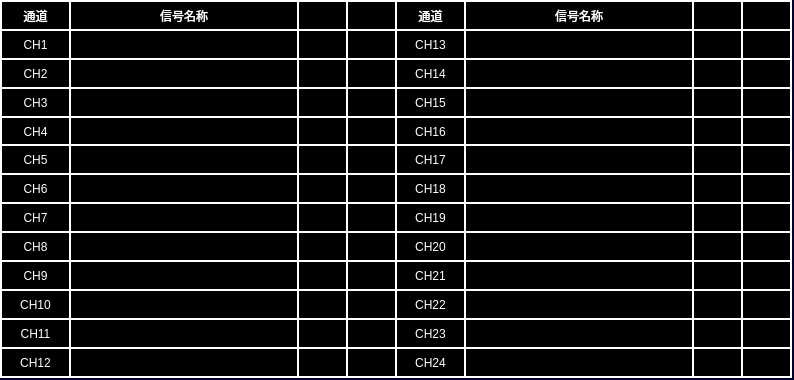
 <widget class="QWidget" name="DIControl">
  <property name="geometry">
   <rect>
    <x>0</x>
    <y>0</y>
    <width>794</width>
    <height>380</height>
   </rect>
  </property>
  <property name="windowTitle">
   <string>Form</string>
  </property>
  <property name="styleSheet">
   <string notr="true">QWidget
{
background-color: rgb(0, 0, 50);
}


QLabel
{
	font: 16px &quot;微软雅黑&quot;;
	color: white;
	border:2px solid white;
	background-color:black;
}</string>
  </property>
  <widget class="QLabel" name="TrainType1">
   <property name="geometry">
    <rect>
     <x>297</x>
     <y>0</y>
     <width>51</width>
     <height>31</height>
    </rect>
   </property>
   <property name="text">
    <string/>
   </property>
   <property name="alignment">
    <set>Qt::AlignCenter</set>
   </property>
  </widget>
  <widget class="QLabel" name="TrainType4">
   <property name="geometry">
    <rect>
     <x>741</x>
     <y>0</y>
     <width>51</width>
     <height>31</height>
    </rect>
   </property>
   <property name="text">
    <string/>
   </property>
   <property name="alignment">
    <set>Qt::AlignCenter</set>
   </property>
  </widget>
  <widget class="QLabel" name="lblTitle_2">
   <property name="geometry">
    <rect>
     <x>0</x>
     <y>0</y>
     <width>71</width>
     <height>31</height>
    </rect>
   </property>
   <property name="text">
    <string>通道</string>
   </property>
   <property name="alignment">
    <set>Qt::AlignCenter</set>
   </property>
  </widget>
  <widget class="QLabel" name="lblTitle_7">
   <property name="geometry">
    <rect>
     <x>464</x>
     <y>0</y>
     <width>230</width>
     <height>31</height>
    </rect>
   </property>
   <property name="text">
    <string>信号名称</string>
   </property>
   <property name="alignment">
    <set>Qt::AlignCenter</set>
   </property>
  </widget>
  <widget class="QLabel" name="TrainType3">
   <property name="geometry">
    <rect>
     <x>692</x>
     <y>0</y>
     <width>51</width>
     <height>31</height>
    </rect>
   </property>
   <property name="text">
    <string/>
   </property>
   <property name="alignment">
    <set>Qt::AlignCenter</set>
   </property>
  </widget>
  <widget class="QLabel" name="TrainType2">
   <property name="geometry">
    <rect>
     <x>346</x>
     <y>0</y>
     <width>51</width>
     <height>31</height>
    </rect>
   </property>
   <property name="text">
    <string/>
   </property>
   <property name="alignment">
    <set>Qt::AlignCenter</set>
   </property>
  </widget>
  <widget class="QLabel" name="lblTitle_3">
   <property name="geometry">
    <rect>
     <x>69</x>
     <y>0</y>
     <width>230</width>
     <height>31</height>
    </rect>
   </property>
   <property name="text">
    <string>信号名称</string>
   </property>
   <property name="alignment">
    <set>Qt::AlignCenter</set>
   </property>
  </widget>
  <widget class="QLabel" name="lblTitle_9">
   <property name="geometry">
    <rect>
     <x>395</x>
     <y>0</y>
     <width>71</width>
     <height>31</height>
    </rect>
   </property>
   <property name="text">
    <string>通道</string>
   </property>
   <property name="alignment">
    <set>Qt::AlignCenter</set>
   </property>
  </widget>
  <widget class="QLabel" name="lbl_CH1">
   <property name="geometry">
    <rect>
     <x>0</x>
     <y>29</y>
     <width>71</width>
     <height>31</height>
    </rect>
   </property>
   <property name="text">
    <string>CH1</string>
   </property>
   <property name="alignment">
    <set>Qt::AlignCenter</set>
   </property>
  </widget>
  <widget class="QLabel" name="lbl_CH1_State1">
   <property name="geometry">
    <rect>
     <x>297</x>
     <y>29</y>
     <width>51</width>
     <height>31</height>
    </rect>
   </property>
   <property name="text">
    <string/>
   </property>
   <property name="alignment">
    <set>Qt::AlignCenter</set>
   </property>
  </widget>
  <widget class="QLabel" name="lbl_CH1_State2">
   <property name="geometry">
    <rect>
     <x>346</x>
     <y>29</y>
     <width>51</width>
     <height>31</height>
    </rect>
   </property>
   <property name="text">
    <string/>
   </property>
   <property name="alignment">
    <set>Qt::AlignCenter</set>
   </property>
  </widget>
  <widget class="QLabel" name="lbl_CH13">
   <property name="geometry">
    <rect>
     <x>395</x>
     <y>29</y>
     <width>71</width>
     <height>31</height>
    </rect>
   </property>
   <property name="text">
    <string>CH13</string>
   </property>
   <property name="alignment">
    <set>Qt::AlignCenter</set>
   </property>
  </widget>
  <widget class="QLabel" name="lbl_CH13_State1">
   <property name="geometry">
    <rect>
     <x>692</x>
     <y>29</y>
     <width>51</width>
     <height>31</height>
    </rect>
   </property>
   <property name="text">
    <string/>
   </property>
   <property name="alignment">
    <set>Qt::AlignCenter</set>
   </property>
  </widget>
  <widget class="QLabel" name="lbl_CH13_Name">
   <property name="geometry">
    <rect>
     <x>464</x>
     <y>29</y>
     <width>230</width>
     <height>31</height>
    </rect>
   </property>
   <property name="text">
    <string/>
   </property>
   <property name="alignment">
    <set>Qt::AlignCenter</set>
   </property>
  </widget>
  <widget class="QLabel" name="lbl_CH1_Name">
   <property name="geometry">
    <rect>
     <x>69</x>
     <y>29</y>
     <width>230</width>
     <height>31</height>
    </rect>
   </property>
   <property name="text">
    <string/>
   </property>
   <property name="alignment">
    <set>Qt::AlignCenter</set>
   </property>
  </widget>
  <widget class="QLabel" name="lbl_CH13_State2">
   <property name="geometry">
    <rect>
     <x>741</x>
     <y>29</y>
     <width>51</width>
     <height>31</height>
    </rect>
   </property>
   <property name="text">
    <string/>
   </property>
   <property name="alignment">
    <set>Qt::AlignCenter</set>
   </property>
  </widget>
  <widget class="QLabel" name="lbl_CH14_State2">
   <property name="geometry">
    <rect>
     <x>741</x>
     <y>58</y>
     <width>51</width>
     <height>31</height>
    </rect>
   </property>
   <property name="text">
    <string/>
   </property>
   <property name="alignment">
    <set>Qt::AlignCenter</set>
   </property>
  </widget>
  <widget class="QLabel" name="lbl_CH14_State1">
   <property name="geometry">
    <rect>
     <x>692</x>
     <y>58</y>
     <width>51</width>
     <height>31</height>
    </rect>
   </property>
   <property name="text">
    <string/>
   </property>
   <property name="alignment">
    <set>Qt::AlignCenter</set>
   </property>
  </widget>
  <widget class="QLabel" name="lbl_CH2_State2">
   <property name="geometry">
    <rect>
     <x>346</x>
     <y>58</y>
     <width>51</width>
     <height>31</height>
    </rect>
   </property>
   <property name="text">
    <string/>
   </property>
   <property name="alignment">
    <set>Qt::AlignCenter</set>
   </property>
  </widget>
  <widget class="QLabel" name="lbl_CH2_Name">
   <property name="geometry">
    <rect>
     <x>69</x>
     <y>58</y>
     <width>230</width>
     <height>31</height>
    </rect>
   </property>
   <property name="text">
    <string/>
   </property>
   <property name="alignment">
    <set>Qt::AlignCenter</set>
   </property>
  </widget>
  <widget class="QLabel" name="lbl_CH14_Name">
   <property name="geometry">
    <rect>
     <x>464</x>
     <y>58</y>
     <width>230</width>
     <height>31</height>
    </rect>
   </property>
   <property name="text">
    <string/>
   </property>
   <property name="alignment">
    <set>Qt::AlignCenter</set>
   </property>
  </widget>
  <widget class="QLabel" name="lbl_CH14">
   <property name="geometry">
    <rect>
     <x>395</x>
     <y>58</y>
     <width>71</width>
     <height>31</height>
    </rect>
   </property>
   <property name="text">
    <string>CH14</string>
   </property>
   <property name="alignment">
    <set>Qt::AlignCenter</set>
   </property>
  </widget>
  <widget class="QLabel" name="lbl_CH2_State1">
   <property name="geometry">
    <rect>
     <x>297</x>
     <y>58</y>
     <width>51</width>
     <height>31</height>
    </rect>
   </property>
   <property name="text">
    <string/>
   </property>
   <property name="alignment">
    <set>Qt::AlignCenter</set>
   </property>
  </widget>
  <widget class="QLabel" name="lbl_CH2">
   <property name="geometry">
    <rect>
     <x>0</x>
     <y>58</y>
     <width>71</width>
     <height>31</height>
    </rect>
   </property>
   <property name="text">
    <string>CH2</string>
   </property>
   <property name="alignment">
    <set>Qt::AlignCenter</set>
   </property>
  </widget>
  <widget class="QLabel" name="lbl_CH15">
   <property name="geometry">
    <rect>
     <x>395</x>
     <y>87</y>
     <width>71</width>
     <height>31</height>
    </rect>
   </property>
   <property name="text">
    <string>CH15</string>
   </property>
   <property name="alignment">
    <set>Qt::AlignCenter</set>
   </property>
  </widget>
  <widget class="QLabel" name="lbl_CH3">
   <property name="geometry">
    <rect>
     <x>0</x>
     <y>87</y>
     <width>71</width>
     <height>31</height>
    </rect>
   </property>
   <property name="text">
    <string>CH3</string>
   </property>
   <property name="alignment">
    <set>Qt::AlignCenter</set>
   </property>
  </widget>
  <widget class="QLabel" name="lbl_CH15_Name">
   <property name="geometry">
    <rect>
     <x>464</x>
     <y>87</y>
     <width>230</width>
     <height>31</height>
    </rect>
   </property>
   <property name="text">
    <string/>
   </property>
   <property name="alignment">
    <set>Qt::AlignCenter</set>
   </property>
  </widget>
  <widget class="QLabel" name="lbl_CH3_State1">
   <property name="geometry">
    <rect>
     <x>297</x>
     <y>87</y>
     <width>51</width>
     <height>31</height>
    </rect>
   </property>
   <property name="text">
    <string/>
   </property>
   <property name="alignment">
    <set>Qt::AlignCenter</set>
   </property>
  </widget>
  <widget class="QLabel" name="lbl_CH15_State2">
   <property name="geometry">
    <rect>
     <x>741</x>
     <y>87</y>
     <width>51</width>
     <height>31</height>
    </rect>
   </property>
   <property name="text">
    <string/>
   </property>
   <property name="alignment">
    <set>Qt::AlignCenter</set>
   </property>
  </widget>
  <widget class="QLabel" name="lbl_CH3_Name">
   <property name="geometry">
    <rect>
     <x>69</x>
     <y>87</y>
     <width>230</width>
     <height>31</height>
    </rect>
   </property>
   <property name="text">
    <string/>
   </property>
   <property name="alignment">
    <set>Qt::AlignCenter</set>
   </property>
  </widget>
  <widget class="QLabel" name="lbl_CH15_State1">
   <property name="geometry">
    <rect>
     <x>692</x>
     <y>87</y>
     <width>51</width>
     <height>31</height>
    </rect>
   </property>
   <property name="text">
    <string/>
   </property>
   <property name="alignment">
    <set>Qt::AlignCenter</set>
   </property>
  </widget>
  <widget class="QLabel" name="lbl_CH3_State2">
   <property name="geometry">
    <rect>
     <x>346</x>
     <y>87</y>
     <width>51</width>
     <height>31</height>
    </rect>
   </property>
   <property name="text">
    <string/>
   </property>
   <property name="alignment">
    <set>Qt::AlignCenter</set>
   </property>
  </widget>
  <widget class="QLabel" name="lbl_CH16_State2">
   <property name="geometry">
    <rect>
     <x>741</x>
     <y>116</y>
     <width>51</width>
     <height>31</height>
    </rect>
   </property>
   <property name="text">
    <string/>
   </property>
   <property name="alignment">
    <set>Qt::AlignCenter</set>
   </property>
  </widget>
  <widget class="QLabel" name="lbl_CH4_Name">
   <property name="geometry">
    <rect>
     <x>69</x>
     <y>116</y>
     <width>230</width>
     <height>31</height>
    </rect>
   </property>
   <property name="text">
    <string/>
   </property>
   <property name="alignment">
    <set>Qt::AlignCenter</set>
   </property>
  </widget>
  <widget class="QLabel" name="lbl_CH4_State2">
   <property name="geometry">
    <rect>
     <x>346</x>
     <y>116</y>
     <width>51</width>
     <height>31</height>
    </rect>
   </property>
   <property name="text">
    <string/>
   </property>
   <property name="alignment">
    <set>Qt::AlignCenter</set>
   </property>
  </widget>
  <widget class="QLabel" name="lbl_CH16_Name">
   <property name="geometry">
    <rect>
     <x>464</x>
     <y>116</y>
     <width>230</width>
     <height>31</height>
    </rect>
   </property>
   <property name="text">
    <string/>
   </property>
   <property name="alignment">
    <set>Qt::AlignCenter</set>
   </property>
  </widget>
  <widget class="QLabel" name="lbl_CH4">
   <property name="geometry">
    <rect>
     <x>0</x>
     <y>116</y>
     <width>71</width>
     <height>31</height>
    </rect>
   </property>
   <property name="text">
    <string>CH4</string>
   </property>
   <property name="alignment">
    <set>Qt::AlignCenter</set>
   </property>
  </widget>
  <widget class="QLabel" name="lbl_CH4_State1">
   <property name="geometry">
    <rect>
     <x>297</x>
     <y>116</y>
     <width>51</width>
     <height>31</height>
    </rect>
   </property>
   <property name="text">
    <string/>
   </property>
   <property name="alignment">
    <set>Qt::AlignCenter</set>
   </property>
  </widget>
  <widget class="QLabel" name="lbl_CH16">
   <property name="geometry">
    <rect>
     <x>395</x>
     <y>116</y>
     <width>71</width>
     <height>31</height>
    </rect>
   </property>
   <property name="text">
    <string>CH16</string>
   </property>
   <property name="alignment">
    <set>Qt::AlignCenter</set>
   </property>
  </widget>
  <widget class="QLabel" name="lbl_CH16_State1">
   <property name="geometry">
    <rect>
     <x>692</x>
     <y>116</y>
     <width>51</width>
     <height>31</height>
    </rect>
   </property>
   <property name="text">
    <string/>
   </property>
   <property name="alignment">
    <set>Qt::AlignCenter</set>
   </property>
  </widget>
  <widget class="QLabel" name="lbl_CH17">
   <property name="geometry">
    <rect>
     <x>395</x>
     <y>144</y>
     <width>71</width>
     <height>31</height>
    </rect>
   </property>
   <property name="text">
    <string>CH17</string>
   </property>
   <property name="alignment">
    <set>Qt::AlignCenter</set>
   </property>
  </widget>
  <widget class="QLabel" name="lbl_CH5">
   <property name="geometry">
    <rect>
     <x>0</x>
     <y>144</y>
     <width>71</width>
     <height>31</height>
    </rect>
   </property>
   <property name="text">
    <string>CH5</string>
   </property>
   <property name="alignment">
    <set>Qt::AlignCenter</set>
   </property>
  </widget>
  <widget class="QLabel" name="lbl_CH17_Name">
   <property name="geometry">
    <rect>
     <x>464</x>
     <y>144</y>
     <width>230</width>
     <height>31</height>
    </rect>
   </property>
   <property name="text">
    <string/>
   </property>
   <property name="alignment">
    <set>Qt::AlignCenter</set>
   </property>
  </widget>
  <widget class="QLabel" name="lbl_CH5_State1">
   <property name="geometry">
    <rect>
     <x>297</x>
     <y>144</y>
     <width>51</width>
     <height>31</height>
    </rect>
   </property>
   <property name="text">
    <string/>
   </property>
   <property name="alignment">
    <set>Qt::AlignCenter</set>
   </property>
  </widget>
  <widget class="QLabel" name="lbl_CH5_Name">
   <property name="geometry">
    <rect>
     <x>69</x>
     <y>144</y>
     <width>230</width>
     <height>31</height>
    </rect>
   </property>
   <property name="text">
    <string/>
   </property>
   <property name="alignment">
    <set>Qt::AlignCenter</set>
   </property>
  </widget>
  <widget class="QLabel" name="lbl_CH17_State2">
   <property name="geometry">
    <rect>
     <x>741</x>
     <y>144</y>
     <width>51</width>
     <height>31</height>
    </rect>
   </property>
   <property name="text">
    <string/>
   </property>
   <property name="alignment">
    <set>Qt::AlignCenter</set>
   </property>
  </widget>
  <widget class="QLabel" name="lbl_CH17_State1">
   <property name="geometry">
    <rect>
     <x>692</x>
     <y>144</y>
     <width>51</width>
     <height>31</height>
    </rect>
   </property>
   <property name="text">
    <string/>
   </property>
   <property name="alignment">
    <set>Qt::AlignCenter</set>
   </property>
  </widget>
  <widget class="QLabel" name="lbl_CH5_State2">
   <property name="geometry">
    <rect>
     <x>346</x>
     <y>144</y>
     <width>51</width>
     <height>31</height>
    </rect>
   </property>
   <property name="text">
    <string/>
   </property>
   <property name="alignment">
    <set>Qt::AlignCenter</set>
   </property>
  </widget>
  <widget class="QLabel" name="lbl_CH18">
   <property name="geometry">
    <rect>
     <x>395</x>
     <y>173</y>
     <width>71</width>
     <height>31</height>
    </rect>
   </property>
   <property name="text">
    <string>CH18</string>
   </property>
   <property name="alignment">
    <set>Qt::AlignCenter</set>
   </property>
  </widget>
  <widget class="QLabel" name="lbl_CH6">
   <property name="geometry">
    <rect>
     <x>0</x>
     <y>173</y>
     <width>71</width>
     <height>31</height>
    </rect>
   </property>
   <property name="text">
    <string>CH6</string>
   </property>
   <property name="alignment">
    <set>Qt::AlignCenter</set>
   </property>
  </widget>
  <widget class="QLabel" name="lbl_CH18_Name">
   <property name="geometry">
    <rect>
     <x>464</x>
     <y>173</y>
     <width>230</width>
     <height>31</height>
    </rect>
   </property>
   <property name="text">
    <string/>
   </property>
   <property name="alignment">
    <set>Qt::AlignCenter</set>
   </property>
  </widget>
  <widget class="QLabel" name="lbl_CH6_State1">
   <property name="geometry">
    <rect>
     <x>297</x>
     <y>173</y>
     <width>51</width>
     <height>31</height>
    </rect>
   </property>
   <property name="text">
    <string/>
   </property>
   <property name="alignment">
    <set>Qt::AlignCenter</set>
   </property>
  </widget>
  <widget class="QLabel" name="lbl_CH6_Name">
   <property name="geometry">
    <rect>
     <x>69</x>
     <y>173</y>
     <width>230</width>
     <height>31</height>
    </rect>
   </property>
   <property name="text">
    <string/>
   </property>
   <property name="alignment">
    <set>Qt::AlignCenter</set>
   </property>
  </widget>
  <widget class="QLabel" name="lbl_CH18_State2">
   <property name="geometry">
    <rect>
     <x>741</x>
     <y>173</y>
     <width>51</width>
     <height>31</height>
    </rect>
   </property>
   <property name="text">
    <string/>
   </property>
   <property name="alignment">
    <set>Qt::AlignCenter</set>
   </property>
  </widget>
  <widget class="QLabel" name="lbl_CH18_State1">
   <property name="geometry">
    <rect>
     <x>692</x>
     <y>173</y>
     <width>51</width>
     <height>31</height>
    </rect>
   </property>
   <property name="text">
    <string/>
   </property>
   <property name="alignment">
    <set>Qt::AlignCenter</set>
   </property>
  </widget>
  <widget class="QLabel" name="lbl_CH6_State2">
   <property name="geometry">
    <rect>
     <x>346</x>
     <y>173</y>
     <width>51</width>
     <height>31</height>
    </rect>
   </property>
   <property name="text">
    <string/>
   </property>
   <property name="alignment">
    <set>Qt::AlignCenter</set>
   </property>
  </widget>
  <widget class="QLabel" name="lbl_CH7_State1">
   <property name="geometry">
    <rect>
     <x>297</x>
     <y>202</y>
     <width>51</width>
     <height>31</height>
    </rect>
   </property>
   <property name="text">
    <string/>
   </property>
   <property name="alignment">
    <set>Qt::AlignCenter</set>
   </property>
  </widget>
  <widget class="QLabel" name="lbl_CH7_Name">
   <property name="geometry">
    <rect>
     <x>69</x>
     <y>202</y>
     <width>230</width>
     <height>31</height>
    </rect>
   </property>
   <property name="text">
    <string/>
   </property>
   <property name="alignment">
    <set>Qt::AlignCenter</set>
   </property>
  </widget>
  <widget class="QLabel" name="lbl_CH19_State2">
   <property name="geometry">
    <rect>
     <x>741</x>
     <y>202</y>
     <width>51</width>
     <height>31</height>
    </rect>
   </property>
   <property name="text">
    <string/>
   </property>
   <property name="alignment">
    <set>Qt::AlignCenter</set>
   </property>
  </widget>
  <widget class="QLabel" name="lbl_CH19_Name">
   <property name="geometry">
    <rect>
     <x>464</x>
     <y>202</y>
     <width>230</width>
     <height>31</height>
    </rect>
   </property>
   <property name="text">
    <string/>
   </property>
   <property name="alignment">
    <set>Qt::AlignCenter</set>
   </property>
  </widget>
  <widget class="QLabel" name="lbl_CH7">
   <property name="geometry">
    <rect>
     <x>0</x>
     <y>202</y>
     <width>71</width>
     <height>31</height>
    </rect>
   </property>
   <property name="text">
    <string>CH7</string>
   </property>
   <property name="alignment">
    <set>Qt::AlignCenter</set>
   </property>
  </widget>
  <widget class="QLabel" name="lbl_CH7_State2">
   <property name="geometry">
    <rect>
     <x>346</x>
     <y>202</y>
     <width>51</width>
     <height>31</height>
    </rect>
   </property>
   <property name="text">
    <string/>
   </property>
   <property name="alignment">
    <set>Qt::AlignCenter</set>
   </property>
  </widget>
  <widget class="QLabel" name="lbl_CH19">
   <property name="geometry">
    <rect>
     <x>395</x>
     <y>202</y>
     <width>71</width>
     <height>31</height>
    </rect>
   </property>
   <property name="text">
    <string>CH19</string>
   </property>
   <property name="alignment">
    <set>Qt::AlignCenter</set>
   </property>
  </widget>
  <widget class="QLabel" name="lbl_CH19_State1">
   <property name="geometry">
    <rect>
     <x>692</x>
     <y>202</y>
     <width>51</width>
     <height>31</height>
    </rect>
   </property>
   <property name="text">
    <string/>
   </property>
   <property name="alignment">
    <set>Qt::AlignCenter</set>
   </property>
  </widget>
  <widget class="QLabel" name="lbl_CH8_State1">
   <property name="geometry">
    <rect>
     <x>297</x>
     <y>231</y>
     <width>51</width>
     <height>31</height>
    </rect>
   </property>
   <property name="text">
    <string/>
   </property>
   <property name="alignment">
    <set>Qt::AlignCenter</set>
   </property>
  </widget>
  <widget class="QLabel" name="lbl_CH8_Name">
   <property name="geometry">
    <rect>
     <x>69</x>
     <y>231</y>
     <width>230</width>
     <height>31</height>
    </rect>
   </property>
   <property name="text">
    <string/>
   </property>
   <property name="alignment">
    <set>Qt::AlignCenter</set>
   </property>
  </widget>
  <widget class="QLabel" name="lbl_CH20_Name">
   <property name="geometry">
    <rect>
     <x>464</x>
     <y>231</y>
     <width>230</width>
     <height>31</height>
    </rect>
   </property>
   <property name="text">
    <string/>
   </property>
   <property name="alignment">
    <set>Qt::AlignCenter</set>
   </property>
  </widget>
  <widget class="QLabel" name="lbl_CH8">
   <property name="geometry">
    <rect>
     <x>0</x>
     <y>231</y>
     <width>71</width>
     <height>31</height>
    </rect>
   </property>
   <property name="text">
    <string>CH8</string>
   </property>
   <property name="alignment">
    <set>Qt::AlignCenter</set>
   </property>
  </widget>
  <widget class="QLabel" name="lbl_CH8_State2">
   <property name="geometry">
    <rect>
     <x>346</x>
     <y>231</y>
     <width>51</width>
     <height>31</height>
    </rect>
   </property>
   <property name="text">
    <string/>
   </property>
   <property name="alignment">
    <set>Qt::AlignCenter</set>
   </property>
  </widget>
  <widget class="QLabel" name="lbl_CH20_State2">
   <property name="geometry">
    <rect>
     <x>741</x>
     <y>231</y>
     <width>51</width>
     <height>31</height>
    </rect>
   </property>
   <property name="text">
    <string/>
   </property>
   <property name="alignment">
    <set>Qt::AlignCenter</set>
   </property>
  </widget>
  <widget class="QLabel" name="lbl_CH20">
   <property name="geometry">
    <rect>
     <x>395</x>
     <y>231</y>
     <width>71</width>
     <height>31</height>
    </rect>
   </property>
   <property name="text">
    <string>CH20</string>
   </property>
   <property name="alignment">
    <set>Qt::AlignCenter</set>
   </property>
  </widget>
  <widget class="QLabel" name="lbl_CH20_State1">
   <property name="geometry">
    <rect>
     <x>692</x>
     <y>231</y>
     <width>51</width>
     <height>31</height>
    </rect>
   </property>
   <property name="text">
    <string/>
   </property>
   <property name="alignment">
    <set>Qt::AlignCenter</set>
   </property>
  </widget>
  <widget class="QLabel" name="lbl_CH21_State2">
   <property name="geometry">
    <rect>
     <x>741</x>
     <y>260</y>
     <width>51</width>
     <height>31</height>
    </rect>
   </property>
   <property name="text">
    <string/>
   </property>
   <property name="alignment">
    <set>Qt::AlignCenter</set>
   </property>
  </widget>
  <widget class="QLabel" name="lbl_CH21_State1">
   <property name="geometry">
    <rect>
     <x>692</x>
     <y>260</y>
     <width>51</width>
     <height>31</height>
    </rect>
   </property>
   <property name="text">
    <string/>
   </property>
   <property name="alignment">
    <set>Qt::AlignCenter</set>
   </property>
  </widget>
  <widget class="QLabel" name="lbl_CH21_Name">
   <property name="geometry">
    <rect>
     <x>464</x>
     <y>260</y>
     <width>230</width>
     <height>31</height>
    </rect>
   </property>
   <property name="text">
    <string/>
   </property>
   <property name="alignment">
    <set>Qt::AlignCenter</set>
   </property>
  </widget>
  <widget class="QLabel" name="lbl_CH9">
   <property name="geometry">
    <rect>
     <x>0</x>
     <y>260</y>
     <width>71</width>
     <height>31</height>
    </rect>
   </property>
   <property name="text">
    <string>CH9</string>
   </property>
   <property name="alignment">
    <set>Qt::AlignCenter</set>
   </property>
  </widget>
  <widget class="QLabel" name="lbl_CH9_State1">
   <property name="geometry">
    <rect>
     <x>297</x>
     <y>260</y>
     <width>51</width>
     <height>31</height>
    </rect>
   </property>
   <property name="text">
    <string/>
   </property>
   <property name="alignment">
    <set>Qt::AlignCenter</set>
   </property>
  </widget>
  <widget class="QLabel" name="lbl_CH9_Name">
   <property name="geometry">
    <rect>
     <x>69</x>
     <y>260</y>
     <width>230</width>
     <height>31</height>
    </rect>
   </property>
   <property name="text">
    <string/>
   </property>
   <property name="alignment">
    <set>Qt::AlignCenter</set>
   </property>
  </widget>
  <widget class="QLabel" name="lbl_CH21">
   <property name="geometry">
    <rect>
     <x>395</x>
     <y>260</y>
     <width>71</width>
     <height>31</height>
    </rect>
   </property>
   <property name="text">
    <string>CH21</string>
   </property>
   <property name="alignment">
    <set>Qt::AlignCenter</set>
   </property>
  </widget>
  <widget class="QLabel" name="lbl_CH9_State2">
   <property name="geometry">
    <rect>
     <x>346</x>
     <y>260</y>
     <width>51</width>
     <height>31</height>
    </rect>
   </property>
   <property name="text">
    <string/>
   </property>
   <property name="alignment">
    <set>Qt::AlignCenter</set>
   </property>
  </widget>
  <widget class="QLabel" name="lbl_CH22">
   <property name="geometry">
    <rect>
     <x>395</x>
     <y>289</y>
     <width>71</width>
     <height>31</height>
    </rect>
   </property>
   <property name="text">
    <string>CH22</string>
   </property>
   <property name="alignment">
    <set>Qt::AlignCenter</set>
   </property>
  </widget>
  <widget class="QLabel" name="lbl_CH10">
   <property name="geometry">
    <rect>
     <x>0</x>
     <y>289</y>
     <width>71</width>
     <height>31</height>
    </rect>
   </property>
   <property name="text">
    <string>CH10</string>
   </property>
   <property name="alignment">
    <set>Qt::AlignCenter</set>
   </property>
  </widget>
  <widget class="QLabel" name="lbl_CH10_State1">
   <property name="geometry">
    <rect>
     <x>297</x>
     <y>289</y>
     <width>51</width>
     <height>31</height>
    </rect>
   </property>
   <property name="text">
    <string/>
   </property>
   <property name="alignment">
    <set>Qt::AlignCenter</set>
   </property>
  </widget>
  <widget class="QLabel" name="lbl_CH22_Name">
   <property name="geometry">
    <rect>
     <x>464</x>
     <y>289</y>
     <width>230</width>
     <height>31</height>
    </rect>
   </property>
   <property name="text">
    <string/>
   </property>
   <property name="alignment">
    <set>Qt::AlignCenter</set>
   </property>
  </widget>
  <widget class="QLabel" name="lbl_CH22_State1">
   <property name="geometry">
    <rect>
     <x>692</x>
     <y>289</y>
     <width>51</width>
     <height>31</height>
    </rect>
   </property>
   <property name="text">
    <string/>
   </property>
   <property name="alignment">
    <set>Qt::AlignCenter</set>
   </property>
  </widget>
  <widget class="QLabel" name="lbl_CH10_Name">
   <property name="geometry">
    <rect>
     <x>69</x>
     <y>289</y>
     <width>230</width>
     <height>31</height>
    </rect>
   </property>
   <property name="text">
    <string/>
   </property>
   <property name="alignment">
    <set>Qt::AlignCenter</set>
   </property>
  </widget>
  <widget class="QLabel" name="lbl_CH10_State2">
   <property name="geometry">
    <rect>
     <x>346</x>
     <y>289</y>
     <width>51</width>
     <height>31</height>
    </rect>
   </property>
   <property name="text">
    <string/>
   </property>
   <property name="alignment">
    <set>Qt::AlignCenter</set>
   </property>
  </widget>
  <widget class="QLabel" name="lbl_CH22_State2">
   <property name="geometry">
    <rect>
     <x>741</x>
     <y>289</y>
     <width>51</width>
     <height>31</height>
    </rect>
   </property>
   <property name="text">
    <string/>
   </property>
   <property name="alignment">
    <set>Qt::AlignCenter</set>
   </property>
  </widget>
  <widget class="QLabel" name="lbl_CH23_Name">
   <property name="geometry">
    <rect>
     <x>464</x>
     <y>318</y>
     <width>230</width>
     <height>31</height>
    </rect>
   </property>
   <property name="text">
    <string/>
   </property>
   <property name="alignment">
    <set>Qt::AlignCenter</set>
   </property>
  </widget>
  <widget class="QLabel" name="lbl_CH11_State1">
   <property name="geometry">
    <rect>
     <x>297</x>
     <y>318</y>
     <width>51</width>
     <height>31</height>
    </rect>
   </property>
   <property name="text">
    <string/>
   </property>
   <property name="alignment">
    <set>Qt::AlignCenter</set>
   </property>
  </widget>
  <widget class="QLabel" name="lbl_CH23_State1">
   <property name="geometry">
    <rect>
     <x>692</x>
     <y>318</y>
     <width>51</width>
     <height>31</height>
    </rect>
   </property>
   <property name="text">
    <string/>
   </property>
   <property name="alignment">
    <set>Qt::AlignCenter</set>
   </property>
  </widget>
  <widget class="QLabel" name="lbl_CH11">
   <property name="geometry">
    <rect>
     <x>0</x>
     <y>318</y>
     <width>71</width>
     <height>31</height>
    </rect>
   </property>
   <property name="text">
    <string>CH11</string>
   </property>
   <property name="alignment">
    <set>Qt::AlignCenter</set>
   </property>
  </widget>
  <widget class="QLabel" name="lbl_CH11_Name">
   <property name="geometry">
    <rect>
     <x>69</x>
     <y>318</y>
     <width>230</width>
     <height>31</height>
    </rect>
   </property>
   <property name="text">
    <string/>
   </property>
   <property name="alignment">
    <set>Qt::AlignCenter</set>
   </property>
  </widget>
  <widget class="QLabel" name="lbl_CH23_State2">
   <property name="geometry">
    <rect>
     <x>741</x>
     <y>318</y>
     <width>51</width>
     <height>31</height>
    </rect>
   </property>
   <property name="text">
    <string/>
   </property>
   <property name="alignment">
    <set>Qt::AlignCenter</set>
   </property>
  </widget>
  <widget class="QLabel" name="lbl_CH11_State2">
   <property name="geometry">
    <rect>
     <x>346</x>
     <y>318</y>
     <width>51</width>
     <height>31</height>
    </rect>
   </property>
   <property name="text">
    <string/>
   </property>
   <property name="alignment">
    <set>Qt::AlignCenter</set>
   </property>
  </widget>
  <widget class="QLabel" name="lbl_CH23">
   <property name="geometry">
    <rect>
     <x>395</x>
     <y>318</y>
     <width>71</width>
     <height>31</height>
    </rect>
   </property>
   <property name="text">
    <string>CH23</string>
   </property>
   <property name="alignment">
    <set>Qt::AlignCenter</set>
   </property>
  </widget>
  <widget class="QLabel" name="lbl_CH24">
   <property name="geometry">
    <rect>
     <x>395</x>
     <y>347</y>
     <width>71</width>
     <height>31</height>
    </rect>
   </property>
   <property name="text">
    <string>CH24</string>
   </property>
   <property name="alignment">
    <set>Qt::AlignCenter</set>
   </property>
  </widget>
  <widget class="QLabel" name="lbl_CH12_State1">
   <property name="geometry">
    <rect>
     <x>297</x>
     <y>347</y>
     <width>51</width>
     <height>31</height>
    </rect>
   </property>
   <property name="text">
    <string/>
   </property>
   <property name="alignment">
    <set>Qt::AlignCenter</set>
   </property>
  </widget>
  <widget class="QLabel" name="lbl_CH12">
   <property name="geometry">
    <rect>
     <x>0</x>
     <y>347</y>
     <width>71</width>
     <height>31</height>
    </rect>
   </property>
   <property name="text">
    <string>CH12</string>
   </property>
   <property name="alignment">
    <set>Qt::AlignCenter</set>
   </property>
  </widget>
  <widget class="QLabel" name="lbl_CH12_State2">
   <property name="geometry">
    <rect>
     <x>346</x>
     <y>347</y>
     <width>51</width>
     <height>31</height>
    </rect>
   </property>
   <property name="text">
    <string/>
   </property>
   <property name="alignment">
    <set>Qt::AlignCenter</set>
   </property>
  </widget>
  <widget class="QLabel" name="lbl_CH12_Name">
   <property name="geometry">
    <rect>
     <x>69</x>
     <y>347</y>
     <width>230</width>
     <height>31</height>
    </rect>
   </property>
   <property name="text">
    <string/>
   </property>
   <property name="alignment">
    <set>Qt::AlignCenter</set>
   </property>
  </widget>
  <widget class="QLabel" name="lbl_CH24_Name">
   <property name="geometry">
    <rect>
     <x>464</x>
     <y>347</y>
     <width>230</width>
     <height>31</height>
    </rect>
   </property>
   <property name="text">
    <string/>
   </property>
   <property name="alignment">
    <set>Qt::AlignCenter</set>
   </property>
  </widget>
  <widget class="QLabel" name="lbl_CH24_State2">
   <property name="geometry">
    <rect>
     <x>741</x>
     <y>347</y>
     <width>51</width>
     <height>31</height>
    </rect>
   </property>
   <property name="text">
    <string/>
   </property>
   <property name="alignment">
    <set>Qt::AlignCenter</set>
   </property>
  </widget>
  <widget class="QLabel" name="lbl_CH24_State1">
   <property name="geometry">
    <rect>
     <x>692</x>
     <y>347</y>
     <width>51</width>
     <height>31</height>
    </rect>
   </property>
   <property name="text">
    <string/>
   </property>
   <property name="alignment">
    <set>Qt::AlignCenter</set>
   </property>
  </widget>
 </widget>
